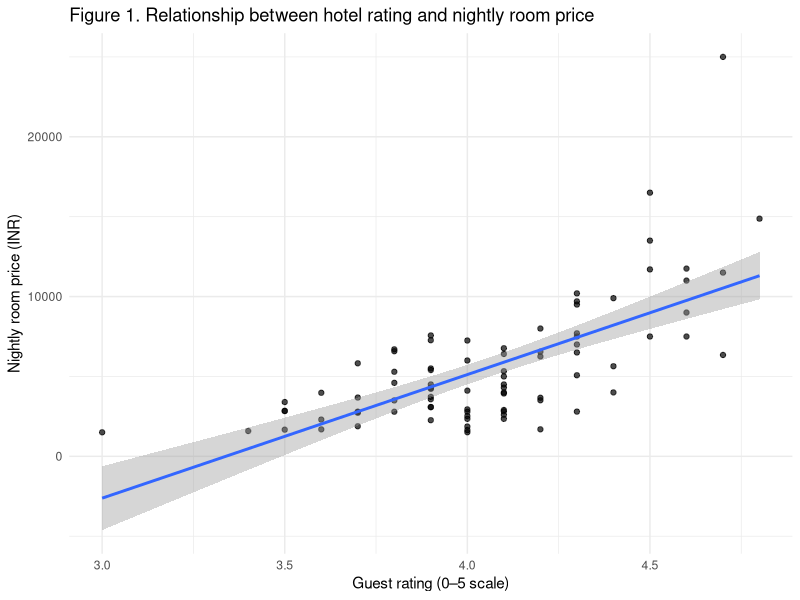
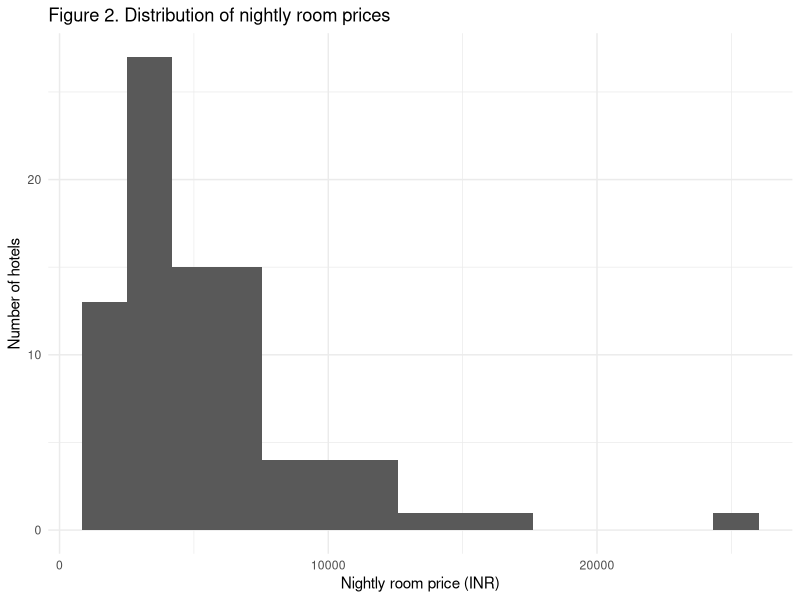

R code for these plots, in order:
# Load required packages
library(readr)
library(dplyr)
library(ggplot2)

# 1. Load data  

# Ensure bangalore.csv is in your working directory
bangalore <- read_csv("bangalore.csv")

# 2. Data cleaning  

bangalore_clean <- bangalore %>%
  mutate(
    # Remove thousand separators and convert to numeric
    Price_num = as.numeric(gsub(",", "", Price)),
    Tax_num   = as.numeric(gsub(",", "", Tax))
  ) %>%
  # Ensure key variables are present
  filter(!is.na(Rating),
         !is.na(Price_num),
         !is.na(`Star Rating`))

# Optional: check sample size used
nrow(bangalore_clean)

# 3. Scatter plot: Rating vs Price 

p_scatter <- ggplot(bangalore_clean,
                    aes(x = Rating, y = Price_num)) +
  geom_point(alpha = 0.7) +
  geom_smooth(method = "lm", se = TRUE) +
  labs(
    title = "Figure 1. Relationship between hotel rating and nightly room price",
    x = "Guest rating (0–5 scale)",
    y = "Nightly room price (INR)"
  ) +
  theme_minimal()

print(p_scatter)

# 4. Histogram of price  

p_hist <- ggplot(bangalore_clean,
                 aes(x = Price_num)) +
  geom_histogram(bins = 15) +
  labs(
    title = "Figure 2. Distribution of nightly room prices",
    x = "Nightly room price (INR)",
    y = "Number of hotels"
  ) +
  theme_minimal()

print(p_hist)

# 5. Pearson correlation test  

cor_result <- cor.test(
  bangalore_clean$Rating,
  bangalore_clean$Price_num,
  method = "pearson",
  alternative = "greater"  # one-sided test: positive correlation
)

cor_result

# Optional: also compute two-sided correlation if desired
cor.test(
  bangalore_clean$Rating,
  bangalore_clean$Price_num,
  method = "pearson",
  alternative = "two.sided"
)
